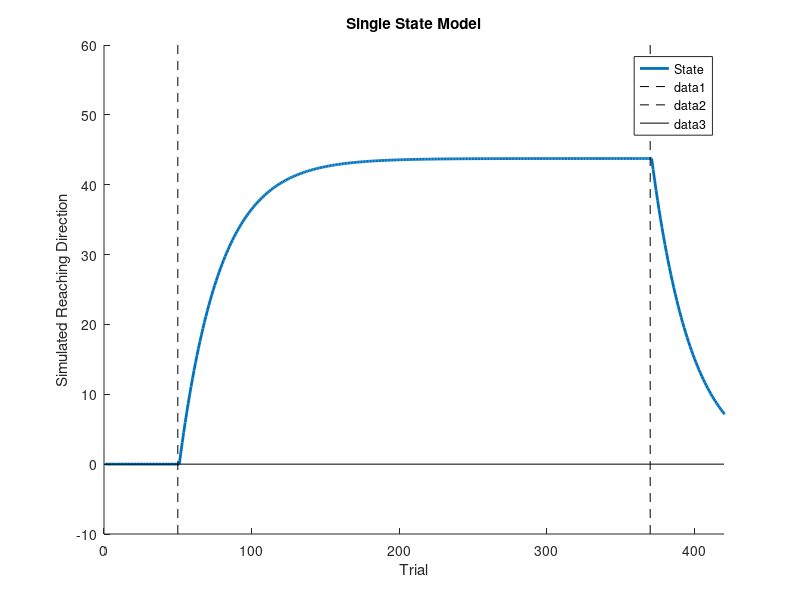
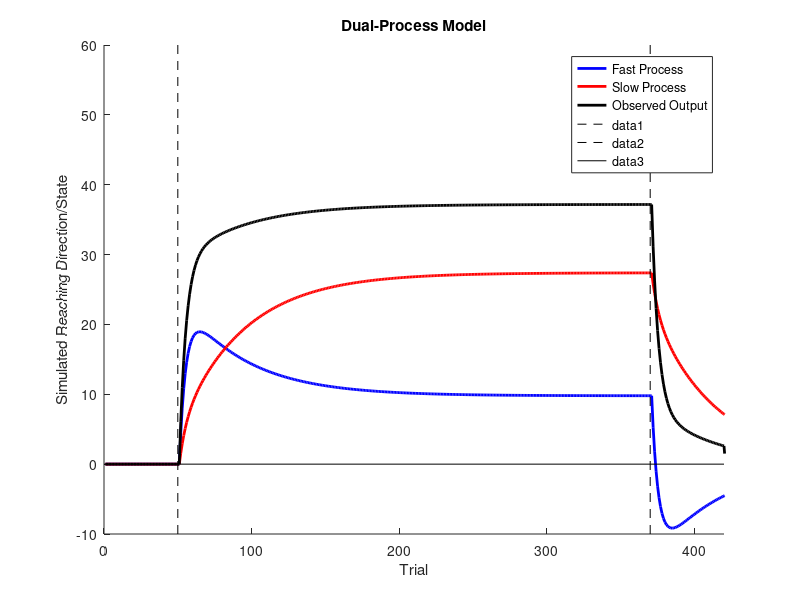

Source code (MATLAB) for these figures, in order:
%% State Space Model of sensorimotor adaptation
%% Samuel David McDougle; Princeton, NJ; December 2017
%% Email: sdmcdougle@gmail.com
%% This code is used for simple simulations of the standard "state space" model of sensorimotor adaptation, and other variations
%% References:  Smith et al., 2006; McDougle et al., 2016/2017
%% Tweak the different parameters and have fun with it :)

clear;close all;clc;

%%%%%%%%%%%%%%%%%%%%%%%%%%
%% Single-process model %%
%%%%%%%%%%%%%%%%%%%%%%%%%%

%% This first model is just a standard, single-process state space model
%% number of trials
N = 420;
%% rotation schedule (50 baseline trials, 320 rotation trials, 50 washout trials)
rotation = [zeros(1,50) 45*ones(1,N-100) zeros(1,50)];
%% initial params
A_single = .999; % retention factor
B_single = .035; % learning rate
%% initialize
state_single = zeros(1,N+1);
simError = zeros(1,N);

%% RUN MODEL %%
for n = 1:N
    %% error on trial n
    simError(n) = state_single(n) - rotation(n); % error = current state-perturbation
    %% update
    state_single(n+1) = A_single*state_single(n) - B_single*simError(n); % retained state + (learning rate*error)
end
figure;
plot(state_single,'linewidth',2);hold on;
legend('State');
plot([50 50],[-10 60],'--k');
plot([370 370],[-10 60],'--k');
plot([0 N],[0 0],'k');
axis([0 N -10 60]);
box off;
xlabel('Trial');
ylabel('Simulated Reaching Direction');
title('Single State Model');

%%%%%%%%%%%%%%%%%%%%%%%%
%% Dual-process model %%
%%%%%%%%%%%%%%%%%%%%%%%%

%% This first model uses two states - a fast and a slow state - a la Smith et al (2006)
%% number of trials
N = 420;
%% rotation schedule (50 baseline trials, 320 rotation trials, 50 washout trials)
rotation = [zeros(1,50) 45*ones(1,N-100) zeros(1,50)];
%% initial params
A_fast = .92; % retention factor
A_slow = .99; % retention factor

B_fast = .10; % learning rate
B_slow = .035; % learning rate

%% initialize
fast_state = zeros(1,N+1);
slow_state = zeros(1,N+1);
observed_state = zeros(1,N+1);
simError = zeros(1,N);

%% RUN MODEL %%
for n = 1:N
    %% error on trial n
    observed_state(n) = fast_state(n) + slow_state(n);
    simError(n) = observed_state(n) - rotation(n); % error = combined state - perturbation
    %% updates
    fast_state(n+1) = A_fast*fast_state(n) - B_fast*simError(n); % retained state + (learning rate*error)
    slow_state(n+1) = A_slow*slow_state(n) - B_slow*simError(n); % retained state + (learning rate*error)
    
end
figure;
plot(fast_state,'b','linewidth',2);hold on;
plot(slow_state,'r','linewidth',2);
plot(observed_state,'k','linewidth',2);
legend('Fast Process','Slow Process','Observed Output');
plot([50 50],[-10 60],'--k');
plot([370 370],[-10 60],'--k');
plot([0 N],[0 0],'k');
axis([0 N -10 60]);
box off;
xlabel('Trial');
ylabel('Simulated Reaching Direction/State');
title('Dual-Process Model');

